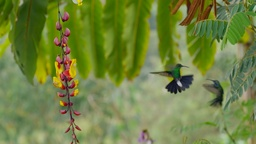
#> input picture ClassWork/CW5/ImgC.jpg, 256 x 144 px, shrunk from 1280 x 720 before the run, found by its file name
$ python myCanny.py
#> lines starting #> are read from the running program, lines starting #| are printed output that depends on the picture
### All_Sols/CW/ClassWork5Sol35/myCannyLogic.py
__author__ = 'Dmitry Patashov'

import numpy as np
import cv2

def GaussBlur(Image):

    img = np.float64(Image.copy())
    D = len(img.shape)
    if D == 2:

        GausMask = (1.0 / 273) * np.array([[1,  4,  7,  4, 1],
                                           [4, 16, 26, 16, 4],
                                           [7, 26, 41, 26, 7],
                                           [4, 16, 26, 16, 4],
                                           [1,  4,  7,  4, 1]],
                                          dtype=np.float64)

        return cv2.filter2D(img, -1,  GausMask)

    elif D == 3:

        b,g,r = cv2.split(img)
        Gb = GaussBlur(b)
        Gg = GaussBlur(g)
        Gr = GaussBlur(r)

        return cv2.merge((Gb,Gg,Gr))

    else:
        raise ValueError('Function receives only BGR, RGB or GrayScale images')

def SobelMasking(Image):

    img = np.float64(Image.copy())
    D = len(img.shape)
    if D == 2:

        SobelMaskX = np.array([[-1, 0, 1],
                               [-2, 0, 2],
                               [-1, 0, 1]],
                              dtype=np.float64)

        SobelMaskY = np.array([[ 1,  2,  1],
                               [ 0,  0,  0],
                               [-1, -2, -1]],
                              dtype=np.float64)

        SobelImgX = cv2.filter2D(img, -1, SobelMaskX)
        SobelImgY = cv2.filter2D(img, -1, SobelMaskY)

        return SobelImgX, SobelImgY
    elif D == 3:

        b,g,r = cv2.split(img)
        SbX, SbY = SobelMasking(b)
        SgX, SgY = SobelMasking(g)
        SrX, SrY = SobelMasking(r)

        SobelImg3X = np.dstack((SbX, SgX, SrX))
        SobelImg3Y = np.dstack((SbY, SgY, SrY))

        return SobelImg3X, SobelImg3Y
    else:
        raise ValueError('Function receives only BGR, RGB or GrayScale images')

def PhaseMatrixCalculation(GradientX, GradientY):

    D = (len(GradientX.shape) + len(GradientY.shape))/2
    if D == 2:

        return np.arctan2(GradientY, GradientX)

    elif D == 3:

        bgx, ggx, rgx = cv2.split(GradientX)
        bgy, ggy, rgy = cv2.split(GradientY)

        pmb = PhaseMatrixCalculation(bgx, bgy)
        pmg = PhaseMatrixCalculation(ggx, ggy)
        pmr = PhaseMatrixCalculation(rgx, rgy)

        return cv2.merge((pmb, pmg, pmr))
    else:
        raise ValueError('Function receives only BGR, RGB or GrayScale images and both input matrices must be of identical shape')

def NonMaximumSuppressionStep1(PhaseMat):

    myPhaseMat = PhaseMat.copy()
    D = len(myPhaseMat.shape)
    if D == 2:

        myPhaseMat[myPhaseMat < 0] += np.pi
        myPhaseMat *= 180 / np.pi

        myPhaseMat[myPhaseMat <= 22.5] = 0
        myPhaseMat[np.logical_and(myPhaseMat > 22.5, myPhaseMat <= 67.5)] = 45
        myPhaseMat[np.logical_and(myPhaseMat > 67.5, myPhaseMat <= 112.5)] = 90
        myPhaseMat[np.logical_and(myPhaseMat > 112.5, myPhaseMat <= 157.5)] = 135
        myPhaseMat[myPhaseMat > 157.5] = 0

        return myPhaseMat

    elif D == 3:
        pmb, pmg, pmr = cv2.split(myPhaseMat)

        nmsb = NonMaximumSuppressionStep1(pmb)
        nmsg = NonMaximumSuppressionStep1(pmg)
        nmsr = NonMaximumSuppressionStep1(pmr)

        return cv2.merge((nmsb, nmsg, nmsr))
    else:
        raise ValueError('Function receives only BGR, RGB or GrayScale images')

def NonMaximumSuppressionStep2(IntansityGradient, PhaseMat):

    D = (len(PhaseMat.shape) + len(IntansityGradient.shape)) / 2
    if D == 2:

        m,n = IntansityGradient.shape
        Mat = np.zeros((m+2,n+2))
        Mat[1:m+1, 1:n+1] = IntansityGradient

        SuppressedGradient = np.zeros((m,n))

        for i in range(1,m+1):
            for j in range(1,n+1):
                if PhaseMat[i-1,j-1] == 0:
                    # north and south
                    if np.max(Mat[i, j-1:j+2:2]) >= np.max(Mat[i-1:i+2:2, j]):
                        SuppressedGradient[i-1, j-1] = IntansityGradient[i - 1, j - 1]

                elif PhaseMat[i-1,j-1] == 45:
                    # north west and south east
                    if np.max((Mat[i-1, j-1], Mat[i+1, j+1])) >= np.max((Mat[i-1,j+1], Mat[i+1,j-1])):
                        SuppressedGradient[i - 1, j - 1] = IntansityGradient[i - 1, j - 1]

                elif PhaseMat[i-1,j-1] == 90:
                    # east and west
                    if np.max(Mat[i-1:i+2:2, j]) >= np.max(Mat[i, j-1:j+2:2]):
                        SuppressedGradient[i - 1, j - 1] = IntansityGradient[i - 1, j - 1]

                elif PhaseMat[i-1,j-1] == 135:
                    # north east and south west
                    if np.max((Mat[i+1,j-1], Mat[i-1,j+1])) >= np.max((Mat[i-1,j-1], Mat[i+1,j+1])):
                        SuppressedGradient[i - 1, j - 1] = IntansityGradient[i - 1, j - 1]

                else:
                    raise ValueError('Phase logic encountered critical error')

        return SuppressedGradient
    elif D == 3:
        pmb, pmg, pmr = cv2.split(PhaseMat)
        igb, igg, igr = cv2.split(IntansityGradient)

        nmsb = NonMaximumSuppressionStep2(igb, pmb)
        nmsg = NonMaximumSuppressionStep2(igg, pmg)
        nmsr = NonMaximumSuppressionStep2(igr, pmr)

        return cv2.merge((nmsb, nmsg, nmsr))
    else:
        raise ValueError('Function receives only BGR, RGB or GrayScale images and both input matrices must be of identical shape')

def DoubleThresholding(IntansityGradient, lowT, highT):

    myIntansityGradient = IntansityGradient.copy()

    D = len(myIntansityGradient.shape)
    if D == 2:

        ths = np.array((lowT, highT), dtype=np.float64)
        ths[ths < 0] = 0
        ths[ths > 1] = 1
        ths = np.sort(ths)

        lowT = ths[0]
        highT = ths[1]

        myIntansityGradient = myIntansityGradient - np.min(myIntansityGradient)
        myIntansityGradient = myIntansityGradient / np.max(myIntansityGradient)

        EdgeMap = np.zeros(myIntansityGradient.shape, dtype=np.float64)

        EdgeMap[myIntansityGradient >= highT] = 2
        EdgeMap[np.logical_and(myIntansityGradient >= lowT, myIntansityGradient < highT)] = 1

        return EdgeMap


    elif D == 3:
        igb, igg, igr = cv2.split(myIntansityGradient)

        dtb = DoubleThresholding(igb, lowT, highT)
        dtg = DoubleThresholding(igg, lowT, highT)
        dtr = DoubleThresholding(igr, lowT, highT)

        return cv2.merge((dtb, dtg, dtr))
    else:
        raise ValueError('Function receives only BGR, RGB or GrayScale images')

def TrackEdgesByHysteresis(EdgeMap):

    D = len(EdgeMap.shape)
    if D == 2:

        m,n = EdgeMap.shape
        edgeMap = np.zeros((m+2,n+2), dtype=np.float64)
        edgeMap[1:m+1, 1:n+1] = EdgeMap.copy()

        locs = np.where(edgeMap == 2)
        tmp = list(zip(list(locs[0]), list(locs[1])))
        myStack = list(tmp)

        flag = len(myStack)

        while flag:

            row, col = myStack.pop()
            flag = len(myStack)

            subMat = edgeMap[row-1:row+1, col-1:col+1]
            locs = list(np.where(subMat == 1))
            locs[0] += row-1
            locs[1] += col-1
            locs = tuple(locs)

            edgeMap[locs] = 2

            tmp = list(zip(list(locs[0]), list(locs[1])))
            coor = list(tmp)
            myStack += coor

        edgeMap = edgeMap[1:m + 1, 1:n + 1]
        edgeMap[edgeMap == 1] = 0
        edgeMap /= 2

        return edgeMap

    elif D == 3:

        b, g, r = cv2.split(EdgeMap)
        Eb = TrackEdgesByHysteresis(b)
        Eg = TrackEdgesByHysteresis(g)
        Er = TrackEdgesByHysteresis(r)

        return cv2.merge((Eb, Eg, Er))

    else:
        raise ValueError('Function receives only BGR, RGB or GrayScale images')

### All_Sols/CW/ClassWork5Sol35/myCanny.py
__author__ = 'Dmitry Patashov'

import os
import cv2
from matplotlib import pyplot as plt
import myCannyLogic as cl
import numpy as np

CurDir = os.getcwd()
ImgAdd = CurDir + '\Images\\'

img = cv2.imread(ImgAdd+'ImgC.jpg')
#> img is the input picture: shape (144, 256, 3); mean B, G, R 65.4, 130.8, 114

lowThreshold = 0
highThreshold = 0

# Gaussian Blur
imgGB = cl.GaussBlur(img)

imgGB = imgGB - np.min(imgGB)
imgGB = imgGB / np.max(imgGB)
imgGB = np.round(imgGB * 255)

# Phase and Gradient
GradX, GradY = cl.SobelMasking(imgGB)
#> in SobelMasking, `SobelImg3X = np.dstack((SbX, SgX, SrX))`:
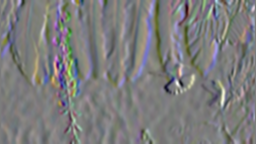
#> SobelImg3X: shape (144, 256, 3) float64; mean B, G, R 0.2, -0.7, -0.4; drawn with min black and max white
#> in SobelMasking, `SobelImg3Y = np.dstack((SbY, SgY, SrY))`:
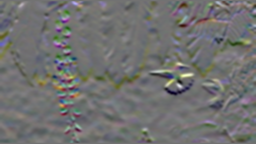
#> SobelImg3Y: shape (144, 256, 3) float64; mean B, G, R -5, -2.8, -3.1; drawn with min black and max white

IGrad = (GradX ** 2 + GradY ** 2) ** 0.5
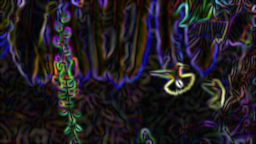
#> IGrad: shape (144, 256, 3) float64; mean B, G, R 60, 51.7, 59; drawn with min black and max white

PhaseMat = cl.PhaseMatrixCalculation(GradX, GradY)
#> in PhaseMatrixCalculation, `return cv2.merge((pmb, pmg, pmr))`:
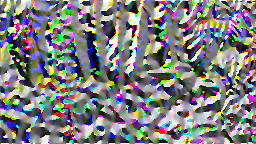
#> returned value: shape (144, 256, 3) float64; mean of channels 0, 1, 2 0.0163, -0.0151, -0.0184; drawn with min black and max white

# Non-Maximum suppression
cPhaseMat = cl.NonMaximumSuppressionStep1(PhaseMat.copy())
#> in NonMaximumSuppressionStep1 (call 2), `myPhaseMat[myPhaseMat <= 22.5] = 0`: myPhaseMat: shape (144, 256) float64; min 0, max 180, mean 89.9
#> in NonMaximumSuppressionStep1 (call 2), `myPhaseMat[np.logical_and(myPhaseMat > 22.5, myPhaseMat <= 67.5)] = 45`: myPhaseMat: shape (144, 256) float64; min 0, max 180, mean 90.2
#> in NonMaximumSuppressionStep1 (call 2), `myPhaseMat[np.logical_and(myPhaseMat > 67.5, myPhaseMat <= 112.5)] = 90`: myPhaseMat: shape (144, 256) float64; min 0, max 180, mean 90.2
#> in NonMaximumSuppressionStep1 (call 2), `myPhaseMat[myPhaseMat > 157.5] = 0`:
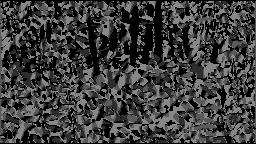
#> myPhaseMat: shape (144, 256) float64; min 0, max 135, mean 59.8
#> in NonMaximumSuppressionStep1 (call 3), `myPhaseMat[myPhaseMat <= 22.5] = 0`: myPhaseMat: shape (144, 256) float64; min 0, max 180, mean 89.3
#> in NonMaximumSuppressionStep1 (call 3), `myPhaseMat[np.logical_and(myPhaseMat > 67.5, myPhaseMat <= 112.5)] = 90`: myPhaseMat: shape (144, 256) float64; min 0, max 180, mean 89.6
#> in NonMaximumSuppressionStep1 (call 3), `myPhaseMat[myPhaseMat > 157.5] = 0`:
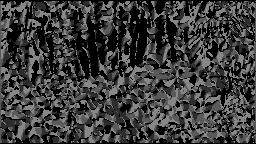
#> myPhaseMat: shape (144, 256) float64; min 0, max 135, mean 58.4
#> in NonMaximumSuppressionStep1 (call 4), `myPhaseMat[myPhaseMat <= 22.5] = 0`: myPhaseMat: shape (144, 256) float64; min 0, max 180, mean 90
#> in NonMaximumSuppressionStep1 (call 4), `myPhaseMat[np.logical_and(myPhaseMat > 22.5, myPhaseMat <= 67.5)] = 45`: myPhaseMat: shape (144, 256) float64; min 0, max 180, mean 90.3
#> in NonMaximumSuppressionStep1 (call 4), `myPhaseMat[np.logical_and(myPhaseMat > 67.5, myPhaseMat <= 112.5)] = 90`: myPhaseMat: shape (144, 256) float64; min 0, max 180, mean 90.4
#> in NonMaximumSuppressionStep1 (call 4), `myPhaseMat[myPhaseMat > 157.5] = 0`:
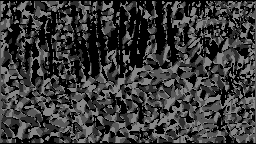
#> myPhaseMat: shape (144, 256) float64; min 0, max 135, mean 57.8

nmsIGrad = cl.NonMaximumSuppressionStep2(IGrad, cPhaseMat)

# Double threshold

edgeMap = cl.DoubleThresholding(nmsIGrad, lowThreshold, highThreshold)

# Track Edges by Hysteresis

EdgeBinMap = cl.TrackEdgesByHysteresis(edgeMap)
#> the loop in TrackEdgesByHysteresis (call 2), `while flag: ` made 36864 passes
#> (col, flag) on passes 1 to 3: (256, 36863), (255, 36862), (254, 36861)

# Canny Compare

CannyGradX = GradX * EdgeBinMap
CannyGradY = GradY * EdgeBinMap

CannyIGrad = (CannyGradX ** 2 + CannyGradY ** 2) ** 0.5

CannyIGrad = CannyIGrad - np.min(CannyIGrad, axis=(0,1))
CannyIGrad = CannyIGrad / np.max(CannyIGrad, axis=(0,1)) * 255
CannyIGrad = np.uint8(CannyIGrad)


SobelGradX, SobelGradY = cl.SobelMasking(img)
SobelIGrad = (SobelGradX**2 + SobelGradY**2)**0.5

SobelIGrad = SobelIGrad - np.min(SobelIGrad, axis=(0,1))
SobelIGrad = SobelIGrad / np.max(SobelIGrad, axis=(0,1)) * 255
SobelIGrad = np.uint8(SobelIGrad)


LaplacianMask = np.array([[0,-1,0],
                          [-1,4,-1],
                          [0,-1,0]], dtype=np.float64)

LaplacianIGrad = cv2.filter2D(np.float64(img.copy()),-1,LaplacianMask)

LaplacianIGrad = np.abs(LaplacianIGrad)
LaplacianIGrad = LaplacianIGrad - np.min(LaplacianIGrad, axis=(0,1))
LaplacianIGrad = LaplacianIGrad / np.max(LaplacianIGrad, axis=(0,1)) * 255
LaplacianIGrad = np.uint8(LaplacianIGrad)

plt.figure()

plt.subplot(211)
plt.axis('off')
plt.title('Canny')
plt.imshow(CannyIGrad[:,:,::-1])

plt.subplot(223)
plt.axis('off')
plt.title('Sobel')
plt.imshow(SobelIGrad[:,:,::-1])

plt.subplot(224)
plt.axis('off')
plt.title('Laplacian')
plt.imshow(LaplacianIGrad[:,:,::-1])

# [14 lines of commented-out code are left out]

plt.show()
